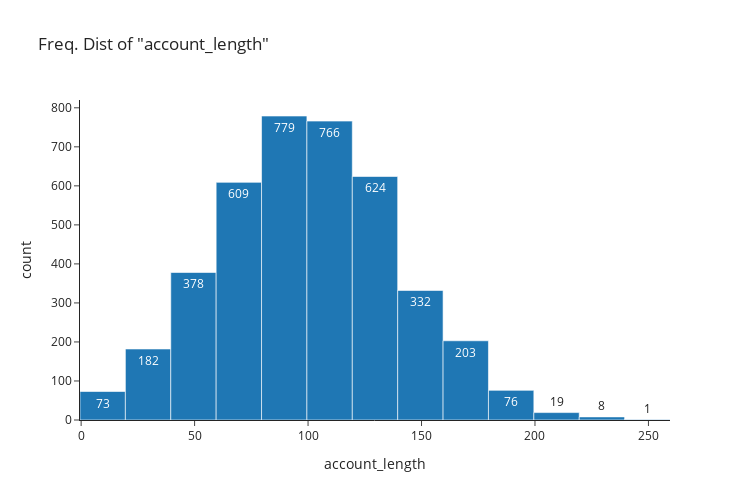
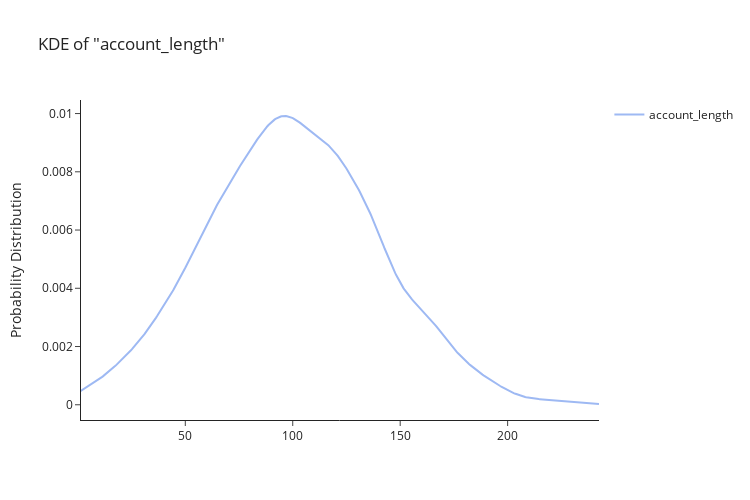
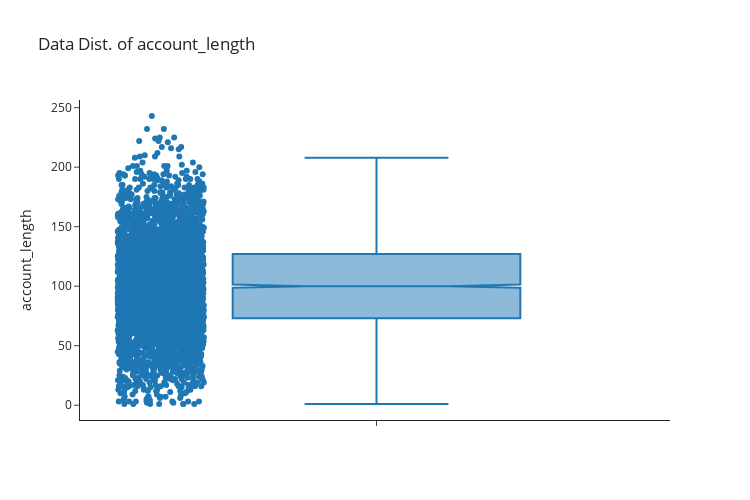

The cell these charts' notebook holds for them, in order:
### Code cell
uni_flo_int(df,'account_length')

### Figure 1 — Plotly figure (JSON) as saved in the notebook; plotly's stock layout.template omitted (floating-point values rounded to 4 significant figures; data arrays with more than 128 entries replaced by an {"elided": "..."} marker saying what was removed)
{"data": [{"alignmentgroup": "True", "bingroup": "x", "hovertemplate": "account_length=%{x}<br>count=%{y}<extra></extra>", "legendgroup": "", "marker": {"color": "#1F77B4", "pattern": {"shape": ""}}, "name": "", "nbinsx": 20, "offsetgroup": "", "orientation": "v", "showlegend": false, "texttemplate": "%{value}", "type": "histogram", "x": {"elided": "4050 int values"}, "xaxis": "x", "yaxis": "y"}], "layout": {"barmode": "relative", "height": 500, "legend": {"tracegroupgap": 0}, "title": {"text": "Freq. Dist of \"account_length\""}, "width": 750, "xaxis": {"anchor": "y", "autorange": true, "domain": [0, 1], "range": [-0.5, 259.5], "title": {"text": "account_length"}, "type": "linear"}, "yaxis": {"anchor": "x", "autorange": true, "domain": [0, 1], "range": [0, 820], "title": {"text": "count"}}}}

### Figure 2 — Plotly figure (JSON) as saved in the notebook; plotly's stock layout.template omitted (floating-point values rounded to 4 significant figures; data arrays with more than 128 entries replaced by an {"elided": "..."} marker saying what was removed)
{"data": [{"legendgroup": "account_length", "marker": {"color": "rgb(158, 185, 243)"}, "mode": "lines", "name": "account_length", "showlegend": true, "type": "scatter", "x": {"elided": "500 float values"}, "xaxis": "x", "y": {"elided": "500 float values"}, "yaxis": "y"}], "layout": {"barmode": "overlay", "height": 500, "hovermode": "closest", "legend": {"traceorder": "reversed"}, "title": {"text": "KDE of \"account_length\""}, "width": 750, "xaxis": {"anchor": "y2", "autorange": true, "domain": [0, 1], "range": [1, 242.5], "type": "linear", "zeroline": false}, "yaxis": {"anchor": "free", "autorange": true, "domain": [0, 1], "position": 0, "range": [-0.0005231, 0.01047], "title": {"text": "Probability Distribution"}, "type": "linear"}}}

### Figure 3 — Plotly figure (JSON) as saved in the notebook; plotly's stock layout.template omitted (floating-point values rounded to 4 significant figures; data arrays with more than 128 entries replaced by an {"elided": "..."} marker saying what was removed)
{"data": [{"alignmentgroup": "True", "boxpoints": "all", "hovertemplate": "account_length=%{y}<extra></extra>", "legendgroup": "", "marker": {"color": "#1F77B4"}, "name": "", "notched": true, "offsetgroup": "", "orientation": "v", "showlegend": false, "type": "box", "x0": " ", "xaxis": "x", "y": {"elided": "4050 int values"}, "y0": " ", "yaxis": "y"}], "layout": {"boxmode": "group", "height": 500, "legend": {"tracegroupgap": 0}, "title": {"text": "Data Dist. of account_length"}, "width": 750, "xaxis": {"anchor": "y", "autorange": true, "domain": [0, 1], "range": [-0.5051, 0.5], "type": "category"}, "yaxis": {"anchor": "x", "autorange": true, "domain": [0, 1], "range": [-12.44, 256.4], "title": {"text": "account_length"}, "type": "linear"}}}
